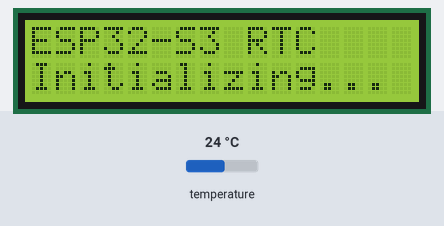
Simulated run of this sketch. Board: ESP32-S3. On the bench: 16×2 character LCD. Inputs (shaded band) come from the test bench; at power-on: temperature 24 °C. The local clock reads 2024-03-15 10:24:30 at power-on unless the sketch sets it; what the sketch prints to the serial monitor is not drawn.

Above: at 1.2 s.
At 10.1 s:
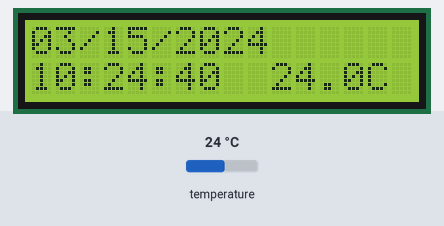
At 20.1 s:
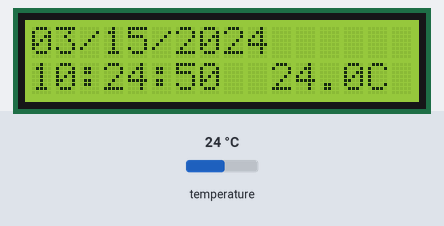
At 30.1 s:
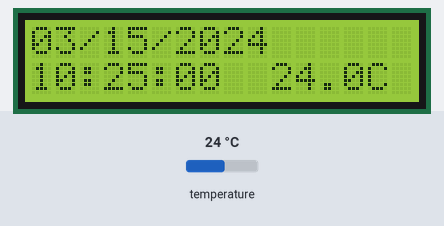

The sketch:

09-021_Time_and_date_with_the_DS3231_LCD.ino
```cpp
/*  09.021 - DS3231 Real-Time Clock with I2C LCD Display for ESP32-S3
 *
 * Course: IoT Development with ESP32-S3
 * Target Hardware: ESP32-S3-DevKitC-1 v1.1
 * Module: ESP32-S3-WROOM-1-N16R16V
 *
 * This comprehensive sketch demonstrates interfacing with the DS3231 Real-Time Clock
 * module and displaying time, date, and temperature on an I2C LCD. The DS3231 provides
 * high-precision timekeeping with battery backup capability and includes an integrated
 * temperature sensor for drift compensation.
 *
 * LEARNING OBJECTIVES:
 * ===================
 * - Understanding I2C communication protocol
 * - Real-time clock concepts and battery backup systems
 * - LCD display interfacing and formatting
 * - Error handling in embedded systems
 * - Temperature sensor integration
 * - Memory management with string formatting
 *
 * HARDWARE INFORMATION:
 * =====================
 * Target Board: ESP32-S3-DevKitC-1 v1.1
 * Microcontroller: ESP32-S3-WROOM-1-N16R16V
 * Flash Memory: 16 MB
 * PSRAM: 16 MB
 * I2C Interface: Hardware I2C (Wire library)
 * Default I2C Pins: GPIO21 (SDA), GPIO22 (SCL)
 * Power Supply: 5V capable for LCD and RTC modules
 *
 * CIRCUIT DIAGRAM:
 * ================
 *
 *                    ESP32-S3-DevKitC-1 v1.1
 *                    ┌─────────────────────┐
 *                    │                     │
 *     5V ────────────┤ 5V               21 ├──────── SDA (Pull-up via module)
 *    GND ────────────┤ GND              22 ├──────── SCL (Pull-up via module)
 *                    │                     │
 *                    └─────────────────────┘
 *                              │
 *                              │
 *    ┌─────────────────────────┼─────────────────────────┐
 *    │                         │                         │
 *    │     DS3231 RTC          │        I2C LCD          │
 *    │   ┌──────────────┐      │      ┌──────────────┐   │
 *    │   │     VCC ─────┼──────┼──────┤ VCC          │   │
 *    │   │     GND ─────┼──────┼──────┤ GND          │   │
 *    │   │     SDA ─────┼──────┼──────┤ SDA          │   │
 *    │   │     SCL ─────┼──────┼──────┤ SCL          │   │
 *    │   │     SQW      │      │      │              │   │
 *    │   │     32K      │      │      │              │   │
 *    │   └──────────────┘      │      └──────────────┘   │
 *    │                         │                         │
 *    └─────────────────────────┴─────────────────────────┘
 *
 * COMPONENTS:
 * ===========
 * 1. ESP32-S3-DevKitC-1 v1.1 Development Board
 * 2. DS3231 RTC Module (with battery backup)
 *    - High precision temperature-compensated crystal oscillator
 *    - ±2ppm accuracy from 0°C to +40°C
 *    - Integrated temperature sensor
 *    - Battery backup capability (CR2032 recommended)
 *    - I2C interface (address: 0x68)
 * 3. I2C LCD Display (16x2 characters)
 *    - HD44780 compatible controller with I2C backpack
 *    - PCF8574 I2C expander (typical address: 0x27 or 0x3F)
 *    - 5V operation (with voltage regulator on module)
 * 4. Connecting wires (male-to-male jumper wires)
 * 5. Breadboard (optional, for organized connections)
 *
 * GPIO ASSIGNMENTS:
 * =================
 * GPIO21 (SDA)  - I2C Data Line (both RTC and LCD)
 * GPIO22 (SCL)  - I2C Clock Line (both RTC and LCD)
 * 5V            - Power supply for LCD and RTC modules
 * GND           - Common ground reference
 *
 * TECHNICAL NOTES:
 * ================
 * 1. The DS3231 operates on both 3.3V and 5V supply voltages
 * 2. I2C pull-up resistors are typically integrated on the modules
 * 3. The ESP32-S3 I2C interface is 5V tolerant when using external pull-ups
 * 4. Battery backup maintains timekeeping during power loss
 * 5. Temperature readings are used internally for crystal compensation
 * 6. The RTC maintains accuracy within ±2ppm at room temperature
 *
 * TROUBLESHOOTING:
 * ================
 * - If LCD doesn't display: Check I2C address (try 0x3F if 0x27 fails)
 * - If time resets: Ensure DS3231 has a working battery installed
 * - If communication errors: Verify wiring and I2C pull-ups
 * - If temperature readings seem off: Allow 10+ seconds for sensor stabilization
 *
 * IDE REQUIREMENTS:
 * =================
 * - Arduino IDE 2.0+
 * - ESP32 Arduino Core v3.0+
 * - Board: "ESP32S3 Dev Module"
 * - Libraries: RtcDS3231, Wire, LiquidCrystal_I2C
 *
 * Created: April 3, 2019 by Peter Dalmaris
 * Updated: December 2024 for ESP32-S3 compatibility and educational enhancement
 */

#include <Wire.h>           // I2C communication library
#include <RtcDS3231.h>      // DS3231 RTC library by Makuna
#include <LiquidCrystal_I2C.h>  // I2C LCD library

// =====================================================
// HARDWARE CONFIGURATION CONSTANTS
// =====================================================

// I2C LCD Configuration
const uint8_t LCD_I2C_ADDRESS = 0x27;    // Common I2C address (try 0x3F if this fails)
const uint8_t LCD_COLUMNS = 16;          // LCD width in characters
const uint8_t LCD_ROWS = 2;              // LCD height in rows

// Update intervals
const unsigned long DISPLAY_UPDATE_INTERVAL = 10000;  // 10 seconds in milliseconds
const unsigned long SERIAL_OUTPUT_INTERVAL = 1000;    // 1 second for serial debug

// String buffer sizes
const uint8_t DATE_STRING_SIZE = 20;
const uint8_t TIME_STRING_SIZE = 20;
const uint8_t DATETIME_STRING_SIZE = 30;

// =====================================================
// GLOBAL OBJECTS AND VARIABLES
// =====================================================

// Initialize RTC object using default I2C (Wire)
RtcDS3231<TwoWire> rtc(Wire);

// Initialize LCD object
LiquidCrystal_I2C lcd(LCD_I2C_ADDRESS, LCD_COLUMNS, LCD_ROWS);

// Timing variables for non-blocking updates
unsigned long lastDisplayUpdate = 0;
unsigned long lastSerialOutput = 0;
unsigned long systemStartTime = 0;

// Status tracking variables
bool rtcInitialized = false;
bool lcdInitialized = false;
uint32_t errorCount = 0;

// =====================================================
// HELPER FUNCTION DECLARATIONS
// =====================================================

void initializeHardware();
void initializeRTC();
void initializeLCD();
void updateDisplay();
void updateSerialOutput();
void updateLCDDisplay(const RtcDateTime& dt, RtcTemperature temp);
void formatDateString(const RtcDateTime& dt, char* buffer, size_t bufferSize);
void formatTimeString(const RtcDateTime& dt, char* buffer, size_t bufferSize);
void formatDateTimeString(const RtcDateTime& dt, char* buffer, size_t bufferSize);
void displaySystemStatus();
void handleRTCError();
void printSystemInfo();

// =====================================================
// ARDUINO SETUP FUNCTION
// =====================================================

void setup() {
    // Initialize serial communication for debugging
    Serial.begin(115200);
    delay(1000);  // Allow serial monitor to connect

    // Record system start time
    systemStartTime = millis();

    // Print startup banner
    Serial.println("\n" + String("=").substring(0, 60));
    Serial.println("ESP32-S3 DS3231 RTC with I2C LCD Demo");
    Serial.println("Course: IoT Development with ESP32-S3");
    Serial.println("Target: ESP32-S3-DevKitC-1 v1.1");
    Serial.println(String("=").substring(0, 60));

    // Print compilation information
    Serial.printf("Compiled: %s %s\n", __DATE__, __TIME__);
    Serial.printf("ESP32-S3 Chip Revision: %d\n", ESP.getChipRevision());
    Serial.printf("CPU Frequency: %d MHz\n", ESP.getCpuFreqMHz());
    Serial.printf("Free Heap: %d bytes\n", ESP.getFreeHeap());
    Serial.println();

    // Initialize all hardware components
    initializeHardware();

    // Display initial system status
    displaySystemStatus();

    Serial.println("Setup complete. Starting main loop...\n");
}

// =====================================================
// ARDUINO MAIN LOOP FUNCTION
// =====================================================

void loop() {
    unsigned long currentTime = millis();

    // Update display at specified interval
    if (currentTime - lastDisplayUpdate >= DISPLAY_UPDATE_INTERVAL) {
        updateDisplay();
        lastDisplayUpdate = currentTime;
    }

    // Update serial output at specified interval
    if (currentTime - lastSerialOutput >= SERIAL_OUTPUT_INTERVAL) {
        updateSerialOutput();
        lastSerialOutput = currentTime;
    }

    // Small delay to prevent watchdog triggers
    delay(10);
}

// =====================================================
// HARDWARE INITIALIZATION FUNCTIONS
// =====================================================

void initializeHardware() {
    Serial.println("Initializing hardware components...");

    // Initialize I2C bus
    Wire.begin();
    Wire.setClock(100000);  // Set I2C to standard mode (100kHz)
    Serial.println("✓ I2C bus initialized");

    // Initialize RTC
    initializeRTC();

    // Initialize LCD
    initializeLCD();

    Serial.println("Hardware initialization complete.\n");
}

void initializeRTC() {
    Serial.println("Initializing DS3231 RTC...");

    try {
        // Begin RTC communication
        rtc.Begin();

        // Get compilation time for reference
        RtcDateTime compiledTime = RtcDateTime(__DATE__, __TIME__);
        Serial.print("Compiled DateTime: ");
        char buffer[DATETIME_STRING_SIZE];
        formatDateTimeString(compiledTime, buffer, sizeof(buffer));
        Serial.println(buffer);

        // Check if RTC has valid date/time
        if (!rtc.IsDateTimeValid()) {
            if (rtc.LastError() != 0) {
                Serial.printf("⚠ RTC communication error: %d\n", rtc.LastError());
                handleRTCError();
                return;
            } else {
                Serial.println("⚠ RTC lost confidence in DateTime - setting to compile time");
                rtc.SetDateTime(compiledTime);
            }
        }

        // Ensure RTC is running
        if (!rtc.GetIsRunning()) {
            Serial.println("⚠ RTC was not running - starting now");
            rtc.SetIsRunning(true);
        }

        // Check if RTC time needs updating
        RtcDateTime now = rtc.GetDateTime();
        if (now < compiledTime) {
            Serial.println("⚠ RTC is older than compile time - updating");
            rtc.SetDateTime(compiledTime);
        } else if (now > compiledTime) {
            Serial.println("✓ RTC is newer than compile time (expected)");
        } else {
            Serial.println("ℹ RTC matches compile time exactly");
        }

        // Configure RTC settings
        rtc.Enable32kHzPin(false);
        rtc.SetSquareWavePin(DS3231SquareWavePin_ModeNone);

        rtcInitialized = true;
        Serial.println("✓ DS3231 RTC initialized successfully");

    } catch (...) {
        Serial.println("✗ Failed to initialize DS3231 RTC");
        rtcInitialized = false;
        errorCount++;
    }
}

void initializeLCD() {
    Serial.println("Initializing I2C LCD...");

    try {
        // Initialize the LCD
        lcd.init();
        lcd.backlight();
        lcd.clear();

        // Test LCD with startup message
        lcd.setCursor(0, 0);
        lcd.print("ESP32-S3 RTC");
        lcd.setCursor(0, 1);
        lcd.print("Initializing...");

        lcdInitialized = true;
        Serial.println("✓ I2C LCD initialized successfully");

        delay(2000);  // Show startup message for 2 seconds
        lcd.clear();

    } catch (...) {
        Serial.println("✗ Failed to initialize I2C LCD");
        Serial.println("  Check I2C address - try 0x3F if 0x27 fails");
        lcdInitialized = false;
        errorCount++;
    }
}

// =====================================================
// DISPLAY UPDATE FUNCTIONS
// =====================================================

void updateDisplay() {
    if (!rtcInitialized) {
        Serial.println("⚠ RTC not initialized - skipping display update");
        return;
    }

    // Get current date/time and temperature
    RtcDateTime now = rtc.GetDateTime();
    RtcTemperature temperature = rtc.GetTemperature();

    // Check for RTC errors
    if (!rtc.IsDateTimeValid()) {
        Serial.println("⚠ RTC DateTime invalid during update");
        handleRTCError();
        return;
    }

    // Update LCD display if available
    if (lcdInitialized) {
        updateLCDDisplay(now, temperature);
    }

    // Always update serial output for debugging
    Serial.println("=== Display Update ===");
    char buffer[DATETIME_STRING_SIZE];
    formatDateTimeString(now, buffer, sizeof(buffer));
    Serial.printf("DateTime: %s\n", buffer);
    Serial.print("Temperature: ");
    Serial.print(temperature.AsFloatDegC());
    Serial.println("°C");
    Serial.printf("Free Heap: %d bytes\n", ESP.getFreeHeap());
    Serial.printf("Uptime: %lu seconds\n", (millis() - systemStartTime) / 1000);
    Serial.println();
}

void updateLCDDisplay(const RtcDateTime& dt, RtcTemperature temp) {
    char dateString[DATE_STRING_SIZE];
    char timeString[TIME_STRING_SIZE];

    // Format date and time strings
    formatDateString(dt, dateString, sizeof(dateString));
    formatTimeString(dt, timeString, sizeof(timeString));

    // Clear display and update content
    lcd.clear();

    // Display date on first row
    lcd.setCursor(0, 0);
    lcd.print(dateString);

    // Display time on second row
    lcd.setCursor(0, 1);
    lcd.print(timeString);

    // Display temperature on second row (right side)
    lcd.setCursor(10, 1);
    lcd.print(temp.AsFloatDegC(), 1);
    lcd.print("C");
}

void updateSerialOutput() {
    if (!rtcInitialized) return;

    RtcDateTime now = rtc.GetDateTime();
    RtcTemperature temperature = rtc.GetTemperature();

    // Format and print current time
    char buffer[DATETIME_STRING_SIZE];
    formatDateTimeString(now, buffer, sizeof(buffer));
    Serial.print("[");
    Serial.print(buffer);
    Serial.print("] Temp: ");
    Serial.print(temperature.AsFloatDegC());
    Serial.print("°C | Heap: ");
    Serial.print(ESP.getFreeHeap());
    Serial.print(" | Errors: ");
    Serial.println(errorCount);
}

// =====================================================
// STRING FORMATTING HELPER FUNCTIONS
// =====================================================

void formatDateString(const RtcDateTime& dt, char* buffer, size_t bufferSize) {
    snprintf(buffer, bufferSize, "%02u/%02u/%04u",
             dt.Month(), dt.Day(), dt.Year());
}

void formatTimeString(const RtcDateTime& dt, char* buffer, size_t bufferSize) {
    snprintf(buffer, bufferSize, "%02u:%02u:%02u",
             dt.Hour(), dt.Minute(), dt.Second());
}

void formatDateTimeString(const RtcDateTime& dt, char* buffer, size_t bufferSize) {
    snprintf(buffer, bufferSize, "%02u/%02u/%04u %02u:%02u:%02u",
             dt.Month(), dt.Day(), dt.Year(),
             dt.Hour(), dt.Minute(), dt.Second());
}

// =====================================================
// ERROR HANDLING AND DIAGNOSTIC FUNCTIONS
// =====================================================

void handleRTCError() {
    errorCount++;
    Serial.printf("RTC Error #%d occurred\n", errorCount);

    if (lcdInitialized) {
        lcd.clear();
        lcd.setCursor(0, 0);
        lcd.print("RTC ERROR");
        lcd.setCursor(0, 1);
        lcd.printf("Count: %d", errorCount);
    }

    // Attempt to reinitialize RTC after multiple errors
    if (errorCount > 5) {
        Serial.println("Multiple RTC errors - attempting reinitialization");
        delay(1000);
        initializeRTC();
    }
}

void displaySystemStatus() {
    Serial.println("=== SYSTEM STATUS ===");
    Serial.printf("RTC Initialized: %s\n", rtcInitialized ? "YES" : "NO");
    Serial.printf("LCD Initialized: %s\n", lcdInitialized ? "YES" : "NO");
    Serial.printf("Error Count: %d\n", errorCount);
    Serial.printf("I2C Clock Speed: %d Hz\n", Wire.getClock());

    if (rtcInitialized) {
        Serial.printf("RTC Running: %s\n", rtc.GetIsRunning() ? "YES" : "NO");
        Serial.printf("RTC Valid: %s\n", rtc.IsDateTimeValid() ? "YES" : "NO");
    }

    Serial.println("====================\n");
}

void printSystemInfo() {
    Serial.println("=== ESP32-S3 SYSTEM INFO ===");
    Serial.printf("Chip Model: %s\n", ESP.getChipModel());
    Serial.printf("Chip Revision: %d\n", ESP.getChipRevision());
    Serial.printf("CPU Frequency: %d MHz\n", ESP.getCpuFreqMHz());
    Serial.printf("Flash Size: %d bytes\n", ESP.getFlashChipSize());
    Serial.printf("PSRAM Size: %d bytes\n", ESP.getPsramSize());
    Serial.printf("Free Heap: %d bytes\n", ESP.getFreeHeap());
    Serial.printf("Free PSRAM: %d bytes\n", ESP.getFreePsram());
    Serial.println("=============================\n");
}
```

Measured:
- what the display in image 0 shows lasts 2.1 s, from 1.1 s to 3.2 s
- what the display in image 1 shows lasts 10.0 s, from 10.0 s to 20.0 s
